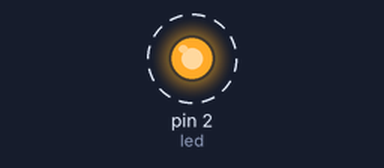
Bench run of a program on a simulated MicroPython board. Parts: output pins drawn as LEDs (lit = HIGH). Dashed ring = blinking.

Above: at 0.2 s.
Timing chart, 0 to 3.0 s (numbered marks = the images above):
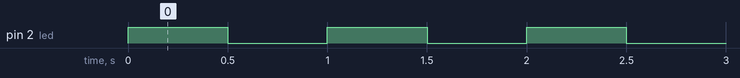

The program:

main.py
```python
"""
"""
from machine import Pin
import time

# look at the microcontroller schematic to find the pin number
led = Pin(2, Pin.OUT)

# start an infinite loop
while True:
    led.value(1)
    time.sleep_ms(500)
    led.value(0)
    time.sleep_ms(500)

# stop the script by pressing ctrl-C in the shell
```

Measured:
- by itself, pin 2 (led): alternates HIGH for 0.50 s and LOW for 0.50 s
